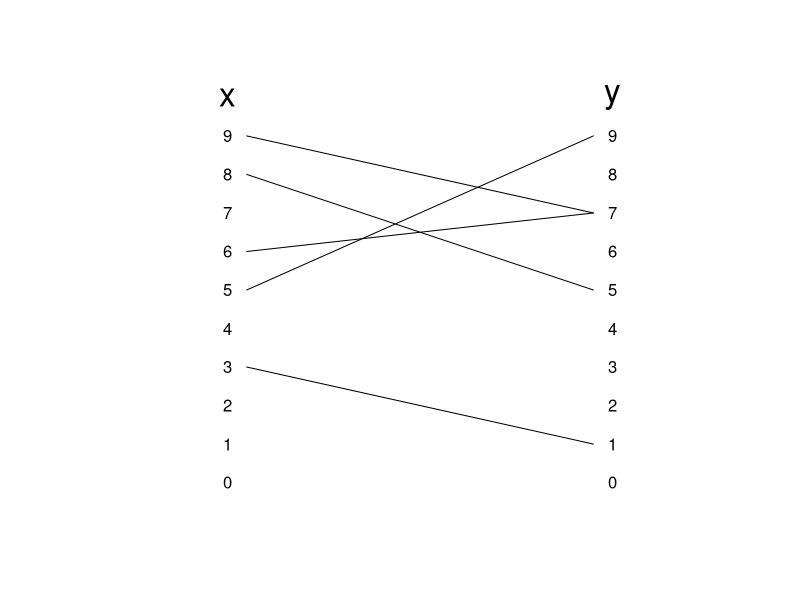
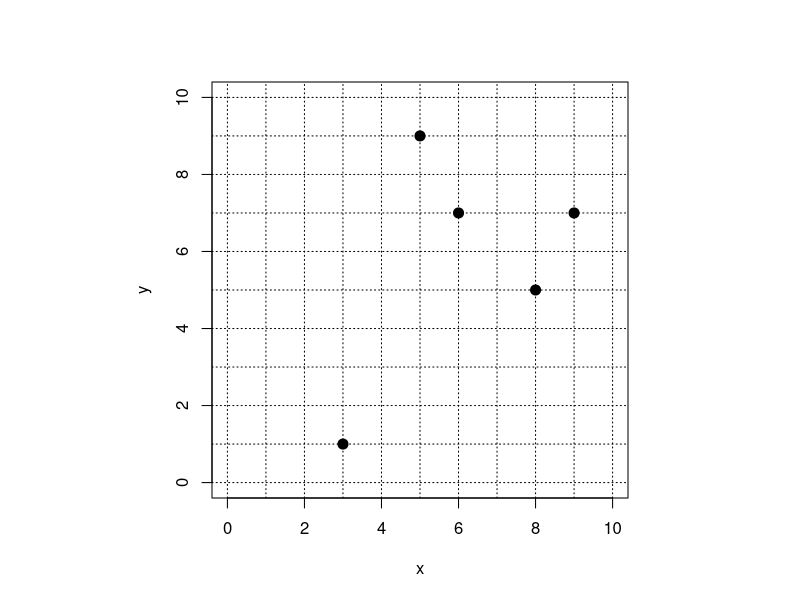
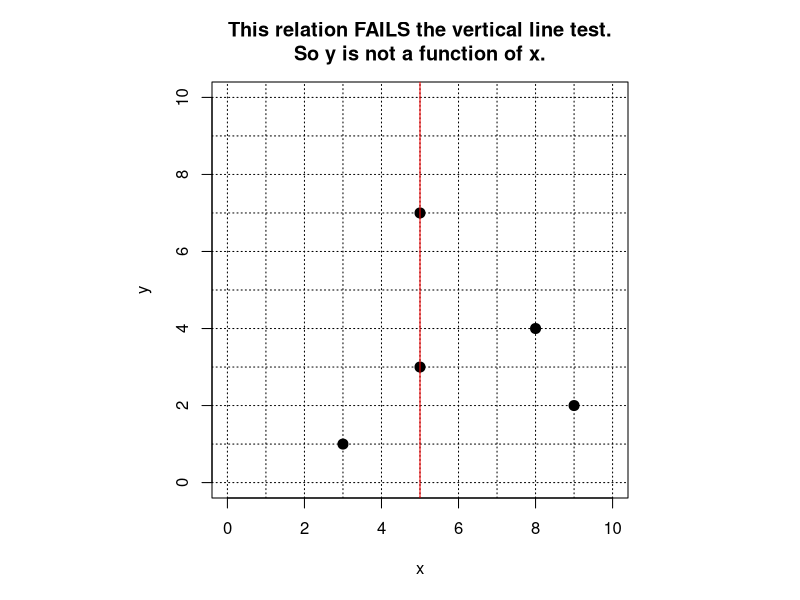
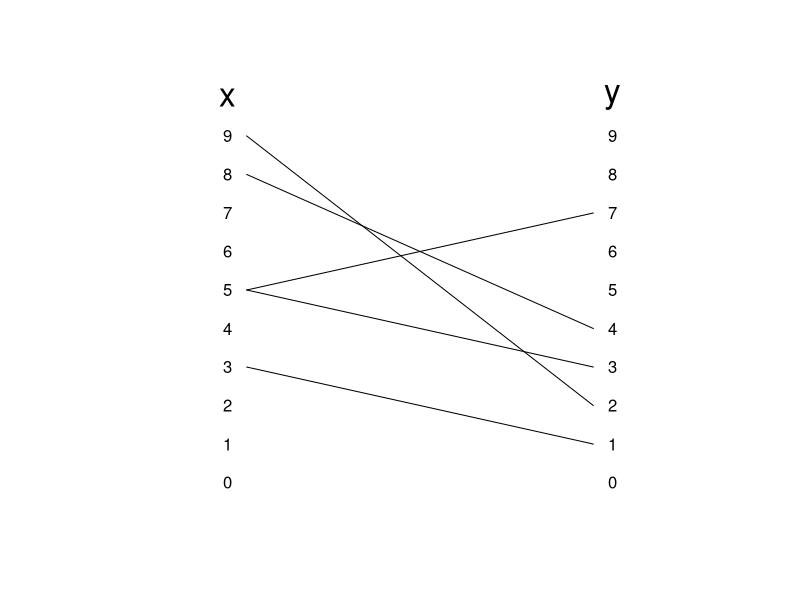
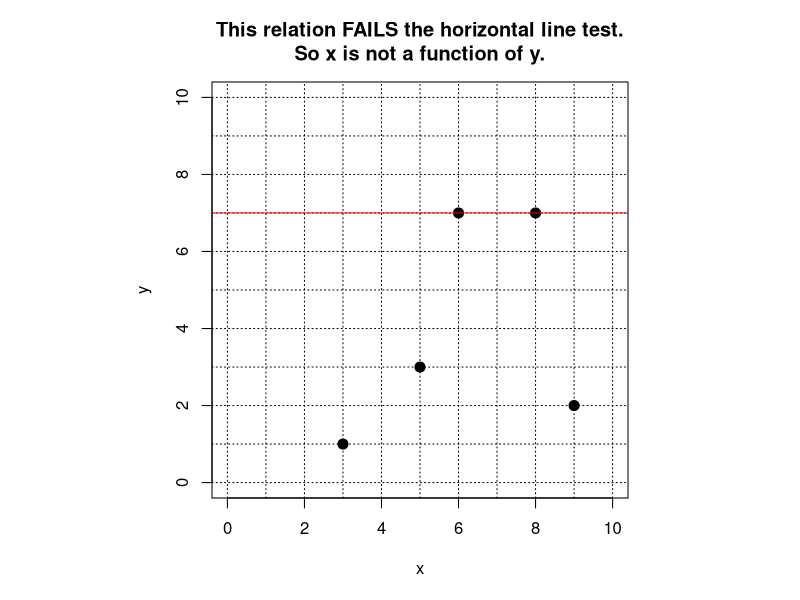
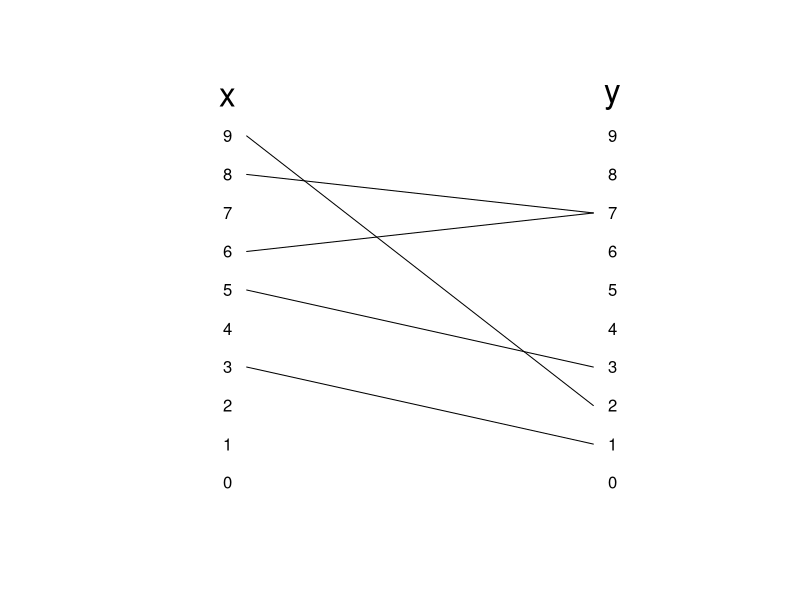
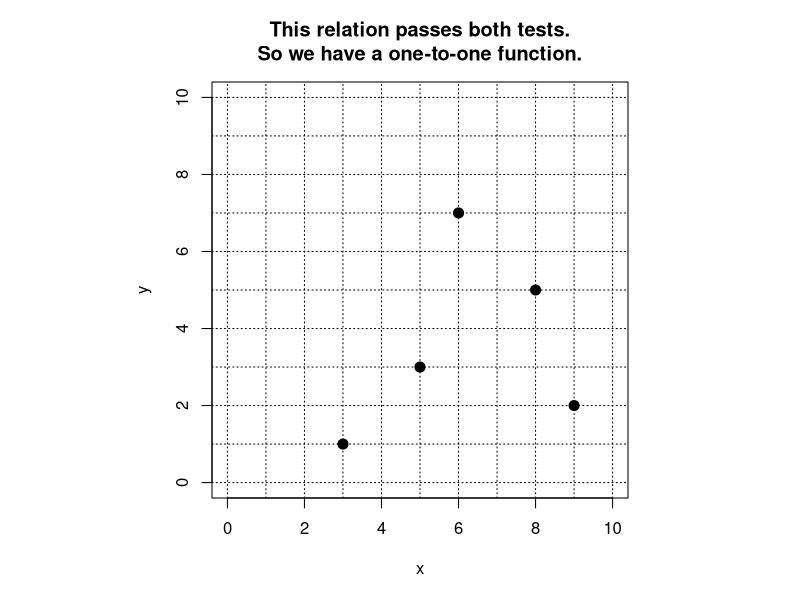
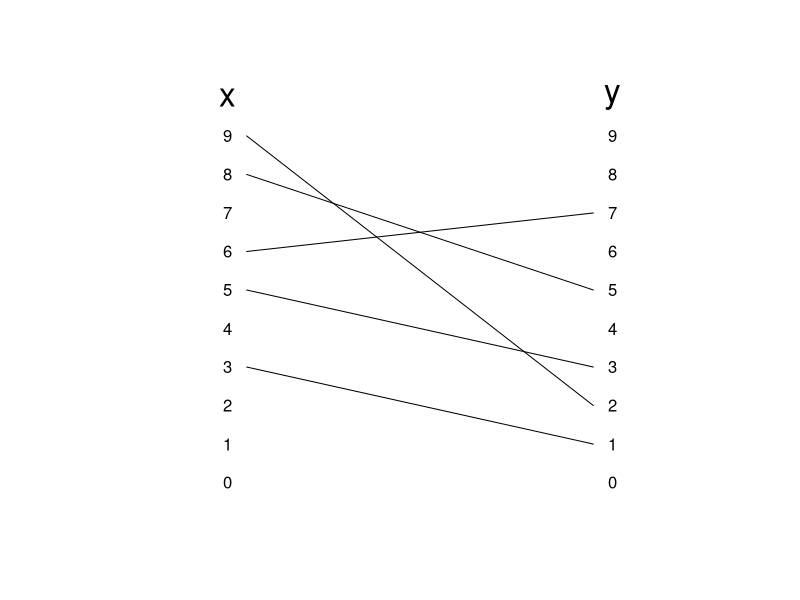

Write R code to recreate these figures, in order.
## ---- chunk 1
n = 5
A = c(3,5,6,8,9)
B = c(1,9,7,5,7)
mystr = paste("(",A,", ",B,")",collapse="~~")

par(pty="s")
plot(0,0,type="n",axes = F,asp=1,xlim=c(0,10),ylim=c(0,10),ann=FALSE)
for(i in 0:9){
  text(0,i,i)
  text(10,i,i)
}
text(0,10,"x",cex=2)
text(10,10,"y",cex=2)
for(i in 1:n){
  lines(c(0.5,9.5),c(A[i],B[i]))
}
## ---- chunk 2
par(pty="s")
plot(A,B,xlim=c(0,10),ylim=c(0,10),xlab="x",ylab="y",asp=1,pch=20,cex=2)
for(i in 0:10){
  abline(h=i,lty=3)
  abline(v=i,lty=3)
}
## ---- chunk 3

A = c(3,5,5,8,9)
B = c(1,3,7,4,2)
mystr = paste("(",A,", ",B,")",collapse="~~")

par(pty="s")
plot(A,B,xlim=c(0,10),ylim=c(0,10),xlab="x",ylab="y",asp=1,pch=20,cex=2,main="This relation FAILS the vertical line test.\nSo y is not a function of x.")
for(i in 0:10){
  abline(h=i,lty=3)
  abline(v=i,lty=3)
}
abline(v=5,col="red")
## ---- chunk 4
mystr = paste("(",A,", ",B,")",collapse="~~")

par(pty="s")
plot(0,0,type="n",axes = F,asp=1,xlim=c(0,10),ylim=c(0,10),ann=FALSE)
for(i in 0:9){
  text(0,i,i)
  text(10,i,i)
}
text(0,10,"x",cex=2)
text(10,10,"y",cex=2)
for(i in 1:n){
  lines(c(0.5,9.5),c(A[i],B[i]))
}
## ---- chunk 5

A = c(3,5,6,8,9)
B = c(1,3,7,7,2)
mystr = paste("(",A,", ",B,")",collapse="~~")

par(pty="s")
plot(A,B,xlim=c(0,10),ylim=c(0,10),xlab="x",ylab="y",asp=1,pch=20,cex=2,main="This relation FAILS the horizontal line test.\nSo x is not a function of y.")
for(i in 0:10){
  abline(h=i,lty=3)
  abline(v=i,lty=3)
}
abline(h=7,col="red")
## ---- chunk 6
mystr = paste("(",A,", ",B,")",collapse="~~")

par(pty="s")
plot(0,0,type="n",axes = F,asp=1,xlim=c(0,10),ylim=c(0,10),ann=FALSE)
for(i in 0:9){
  text(0,i,i)
  text(10,i,i)
}
text(0,10,"x",cex=2)
text(10,10,"y",cex=2)
for(i in 1:n){
  lines(c(0.5,9.5),c(A[i],B[i]))
}
## ---- chunk 7

A = c(3,5,6,8,9)
B = c(1,3,7,5,2)
mystr = paste("(",A,", ",B,")",collapse="~~")

par(pty="s")
plot(A,B,xlim=c(0,10),ylim=c(0,10),xlab="x",ylab="y",asp=1,pch=20,cex=2,main="This relation passes both tests.\nSo we have a one-to-one function.")
for(i in 0:10){
  abline(h=i,lty=3)
  abline(v=i,lty=3)
}
## ---- chunk 8
par(pty="s")
plot(0,0,type="n",axes = F,asp=1,xlim=c(0,10),ylim=c(0,10),ann=FALSE)
for(i in 0:9){
  text(0,i,i)
  text(10,i,i)
}
text(0,10,"x",cex=2)
text(10,10,"y",cex=2)
for(i in 1:n){
  lines(c(0.5,9.5),c(A[i],B[i]))
}
## ---- chunk 9

A = c(3,5,6,8,8)
B = c(1,3,3,5,2)
mystr = paste("(",A,", ",B,")",collapse="~~")

par(pty="s")
plot(A,B,xlim=c(0,10),ylim=c(0,10),xlab="x",ylab="y",asp=1,pch=20,cex=2,main="This relation passes neither test.\n")
for(i in 0:10){
  abline(h=i,lty=3)
  abline(v=i,lty=3)
}
abline(h=3,col="red")
abline(v=8,col="red")
## ---- chunk 10
par(pty="s",mar=c(0,0,0,0))
plot(0,0,type="n",axes = F,asp=1,xlim=c(0,10),ylim=c(0,10),ann=FALSE)
for(i in 0:9){
  text(0,i,i)
  text(10,i,i)
}
text(0,10,"x",cex=2)
text(10,10,"y",cex=2)
for(i in 1:n){
  lines(c(0.5,9.5),c(A[i],B[i]))
}
## ---- chunk 11

A = c(1,3,5,7,8)
B = c(1,4,8,5,2)
mystr = paste("(",A,", ",B,")",collapse="~~")

par(pty="s")
plot(A,B,xlim=c(0,10),ylim=c(0,10),xlab="x",ylab="y",asp=1,pch=20,cex=2)
for(i in 0:10){
  abline(h=i,lty=3)
  abline(v=i,lty=3)
}
## ---- chunk 12
A = c(1,3,5,5,7,8)
B = c(1,4,8,8,5,4)
mystr = paste("(",A,", ",B,")",collapse="~~")
## ---- chunk 13
A = c(2,4,6,8,9)
B = c(7,5,2,5,2)
mystr = paste("(",A,", ",B,")",collapse="~~")
## ---- chunk 14
par(pty="s",mar=c(0,0,0,0))
plot(0,0,type="n",axes = F,asp=1,xlim=c(0,10),ylim=c(0,10),ann=FALSE)
for(i in 0:9){
  text(0,i,i)
  text(10,i,i)
}
text(0,10,"x",cex=2)
text(10,10,"y",cex=2)
for(i in 1:n){
  lines(c(0.5,9.5),c(A[i],B[i]))
}
## ---- chunk 15
should_y_bafo_x = F #sample(c(T,F),1,prob=c(0.5,0.5))
should_x_bafo_y = T #sample(c(T,F),1,prob=c(0.5,0.5))
while(T){
  x = sample(1:9,4,F)
  y = sample(1:9,4,F)
  is_x_afo_y = (length(unique(sign(diff(y))))==1)
  is_y_afo_x = (length(unique(sign(diff(x))))==1)
  if( abs(atan((y[3]-y[2])/(x[3]-x[2])) - atan((y[2]-y[1])/(x[2]-x[1]))) > pi/8 &&
      abs(atan((y[4]-y[3])/(x[4]-x[3])) - atan((y[3]-y[2])/(x[3]-x[2]))) > pi/8 &&
      is_x_afo_y == should_x_bafo_y &&
      is_y_afo_x == should_y_bafo_x
  ){break}
}
ans1 = paste0((is_y_afo_x==c(T,F))*1,collapse="")
ans2 = paste0((is_x_afo_y==c(T,F))*1,collapse="")
ans3 = paste0(((is_y_afo_x && is_x_afo_y)==c(T,F))*1,collapse="")
## ---- chunk 16
par(pty="s")
plot(x,y,type="n",xlim=c(0,10),ylim=c(0,10),xlab="x",ylab="y",asp=1,pch=20,cex=2)
xspline(x,y,shape=c(0,rep(-0.3,length(x)-2),0),lwd=3)
for(i in 0:10){
  abline(h=i,lty=3)
  abline(v=i,lty=3)
}
